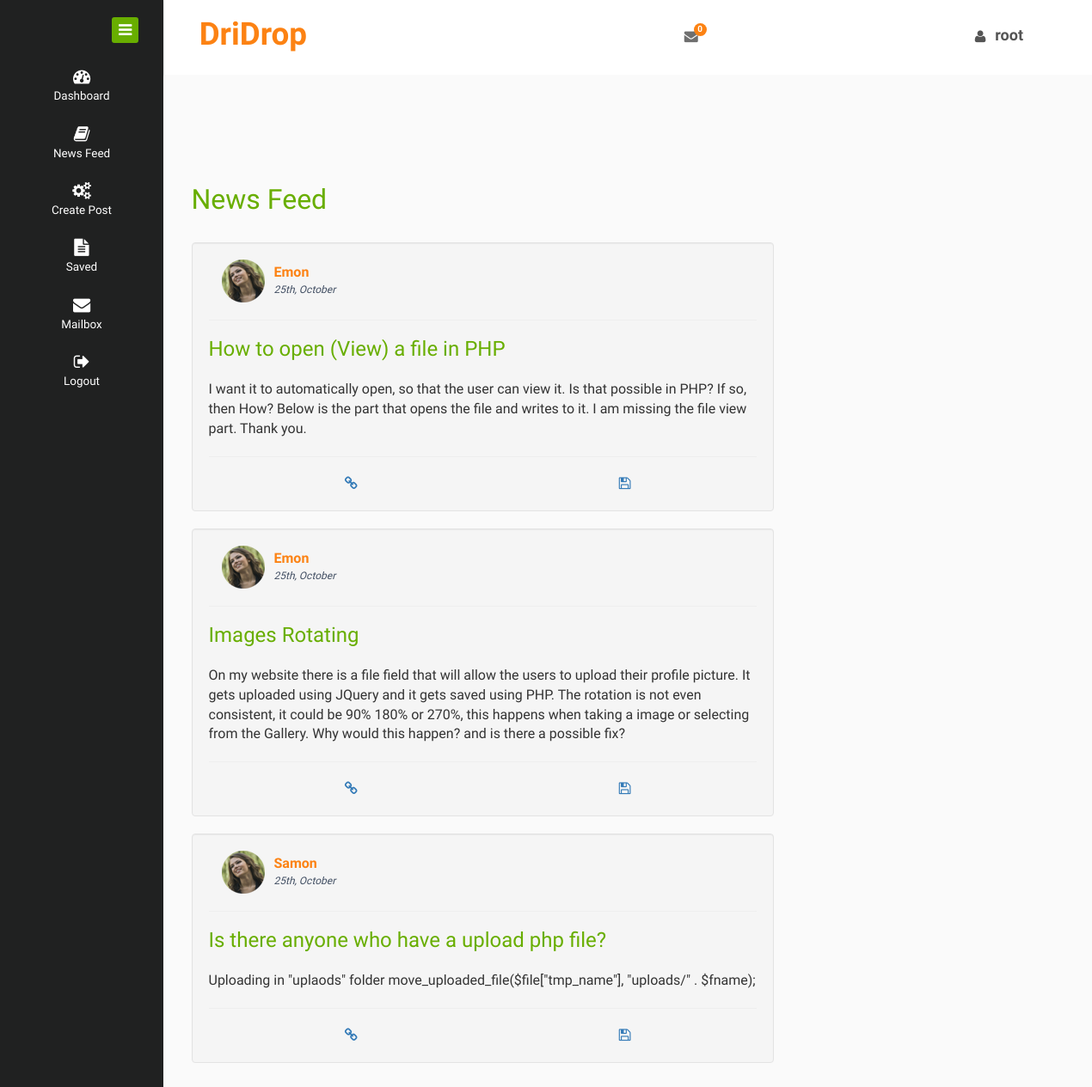
The app's page /post.php with its own data.
### tables this page shows
CREATE TABLE `post` (
  `Pid` int(11) NOT NULL,
  `Email` varchar(255) NOT NULL,
  `Title` varchar(255) NOT NULL,
  `Msg` text NOT NULL,
  `Ptime` timestamp NOT NULL DEFAULT current_timestamp()
);

CREATE TABLE `user` (
  `uname` varchar(255) NOT NULL,
  `uemail` varchar(255) NOT NULL,
  `upassword` varchar(255) NOT NULL
);

### post.php (the view, shortened to what this page needs)
<!DOCTYPE HTML>
<html>
<head>
<link href="css/bootstrap.css" rel="stylesheet" type="text/css" media="all">
<link href="css/style.css" rel="stylesheet" type="text/css" media="all"/>
<link href="css/font-awesome.css" rel="stylesheet">
</head>
<body>
<div class="page-container">
   <div class="left-content">
	   <div class="mother-grid-inner">
		   <?php require 'header/navbar.php'; ?>
	   </div>
<div class="inner-block">
    <div class="inbox">
    	   <h2>News Feed</h2>
         <?php
                  $psel = $conn->query("SELECT * FROM `post` ORDER BY Ptime DESC");
                  while ($row = $psel->fetch())
                  {
                   $pId = $row['Pid'];
                   $pTitle = $row['Title'];
                   $pMsg = $row['Msg'];
                   $pTime = date("dS, F", strtotime($row['Ptime']));
                   $pEmail = $row['Email'];
                ?>
    	 <div class="col-md-8 compose-right">
    	 	<div class="well">
    	 		    <div class="col-md-8">
    	 		      <div class="profile_img">
                        <span class="prfil-img">
                        	<img src="images/p1.png" alt="">
                        </span>
    	 		    	<div class="user-name">
                <?php
                  $qry = $conn->query("SELECT uname FROM `user` WHERE uemail = '$pEmail'");
                   while ($row = $qry->fetch())
                   {
                      $name = $row['uname'];
                ?>
    	 		    			<p><?php echo $name;?></p>
                    <?php
                      }
                ?>
    	 		    		    <span><?php echo $pTime;?></span>
    	 		    	</div>
    	 		      </div>
    	 		    </div>
    	 		    <div class="profile_img">
    	 		    	<div class="clearfix"></div>
    	 		    </div>
                    <hr>
    	 		    <h3 style="color: #68AE00"><?php echo $pTitle;?></h3>
    	 		    <br>
    	 		    <p><?php echo $pMsg;?></p>
                    <hr>
			<table style="width: 100%; text-align: center;">
		    	<tbody>
		    		<tr>
		    			<td>
		    			   <a href="linktab.php?Pid=<?php echo $pId;?>"><i class="fa fa-link"></i></a>
		    			</td>
              <?php
                if ($email != $pEmail)
                {
                  ?>
              <td>
                 <a href="saved_back.php?Pid=<?php echo $pId;?>"><i class="fa fa-save"></i></a>
              </td>
                <?php
                }
                else
                {
                  ?>
                   <td>
                 <a href="#" style="color: red;"><i class="fa fa-save"></i></a>
              </td>
              <?php
                }
               ?>
		    		</tr>
		    	</tbody>
		    </table>
		    </div>
    	 </div>
        <?php
      }
   ?>
    </div>
   </div>
</div>
</div>
<?php require 'header/category.php'; ?>
</body>
</html>

### records on screen
post: Ptime "25th, October", Title "How to open (View) a file in PHP", Msg "I want it to automatically open, so that the user can view it. Is that possible in PHP? If so, then How? Below is the part that opens the file and writes to it. I am missing the file view part. Thank you."
user: uname "Emon"
post: Ptime "25th, October", Title "Images Rotating", Msg "On my website there is a file field that will allow the users to upload their profile picture. It gets uploaded using JQuery and it gets saved using PHP. The rotation is not even consistent, it could be 90% 180% or 270%, this happens when taking a image or selecting from the Gallery. Why would this happen? and is there a possible fix?"
post: Ptime "25th, October", Title "Is there anyone who have a upload php file?", Msg "Uploading in \"uplaods\" folder move_uploaded_file($file[\"tmp_name\"], \"uploads/\" . $fname);"
user: uname "Samon"

### other values on screen
$num "0"
$username "root"
